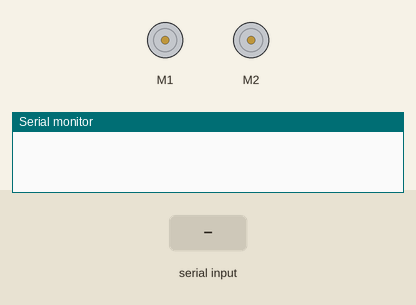
The sketch below on a simulated Arduino Uno, built with avr-gcc and run on an emulated ATmega328P. On the bench: 2 × DC motor (green arrow = forward, orange = backward, longer = faster), the last lines printed to the serial monitor. The inputs (shaded band) are chosen by the test bench.

Above: at 1.5 s.
1.6 s: "A" received over Serial
At 2.0 s:
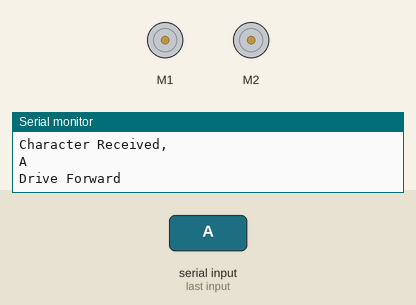
3.2 s: "B" received over Serial
At 4.4 s:
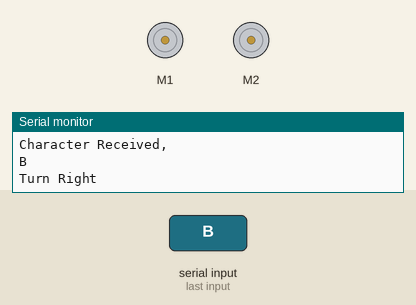
4.8 s: "C" received over Serial
At 5.6 s:
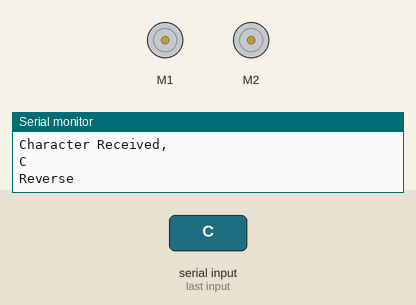
6.4 s: "D" received over Serial
At 6.8 s:
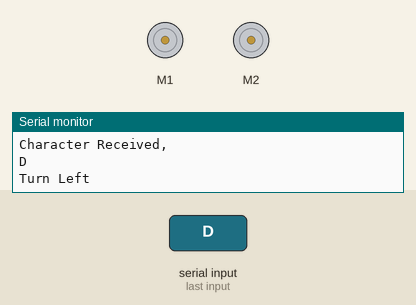
Timing chart, 0 to 9.4 s (numbered marks = the images above; inputs shaded):
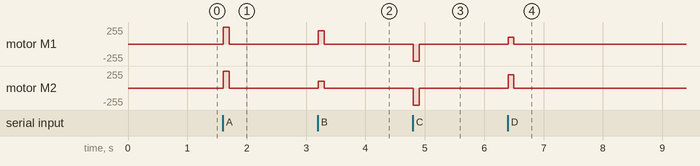

The sketch:

B2_HW-Serial_Wireless_Controlled_RedBot.ino
```cpp
/***********************************************************************
  HW-Serial Wireless Controlled RedBot
  Written by: Ho Yun Bobby Chan
  Date: 1/18/19
  SparkFun Electronics

  The first step to controlling the RedBot remotely is to first drive it
  from the Serial Monitor in a tethered setup. After uploading this sketch,
  keep the RedBot tethered to your computer with the USB cable. Flip the
  switches to the respective sides: MOTOR => RUN and POWER => ON. You
  will also need to have UART flipped to the XBee_HW_Serial side.

  Open up the Serial Monitor to send commands to the RedBot to move. This
  is useful for determining if the motors are wired correctly.

  A = forward
  B = forward turn right
  C = reverse
  D = forward turn left

  If your motors are not moving forward when you send the forward command,
  simply flip the wiring. You can adjust the code but that would require
  adjusting more than one line of code. This does not account for motor
  intensity like the example that is used with the Wireless Joystick Example
  and RedBot Experiment 9.

  If you have not already, follow the RedBot Assembly Guide
  https://learn.sparkfun.com/tutorials/assembly-guide-for-redbot-with-shadow-chassis

  Then insert the second XBee into RedBot mainboard. This assumes that you are
  using the hardware serial port so you will need to ensure that the switch
  for the XBee is flipped to the XBEE_HW_SERIAL side.

  WARNING: Make sure to flip the switch to the XBEE_SW_SERIAL when
  you are uploading to the RedBot Mainboard. You will have issues uploading
  code and possibly brick your XBee.

  This sketch was written by SparkFun Electronics, with lots of help from
  the Arduino community. This code is completely free for any use.

***********************************************************************/

#include <RedBot.h>  //include library
RedBotMotors motors; //make instance of RedBot
char data;  // variable for holding incoming data from XBee to Arduino

//LED to check if the LED is initialized.
const int status_LED = 13;

void setup(void)
{
  Serial.begin(9600);// Initialize HW for Serial Monitor for DEBUGGING and receiving serial

  //Status LED to see if the EL Sequencer is initializing
  for (int i = 0; i < 3; i++) {
    digitalWrite(status_LED, HIGH);//set Status LED on
    delay(50);
    digitalWrite(status_LED, LOW); //set Status LED off
    delay(50);
  }

}

void loop(void)
{
  // if there is data coming in on the Serial Monitor, do something with it.
  if (Serial.available())  {
    data = Serial.read();//store received value into variable
    Serial.println("Character Received, ");
    Serial.print(data); //send it out to serial monitor
    Serial.println();

    if (data == 'A') {
      Serial.println("Drive Forward");
      digitalWrite(status_LED, HIGH); //turn ON Status LED

      motors.drive(255); //forward
    }
    else if (data == 'B') {
      Serial.println("Turn Right");
      digitalWrite(status_LED, HIGH); //turn ON Status LED

      motors.leftMotor(-200); // Turn on left motor power (motorPower = )
      motors.rightMotor(100); // Turn on right motor power (motorPower = )
    }
    else if (data == 'C') {
      Serial.println("Reverse");
      digitalWrite(status_LED, HIGH); //turn ON Status LED

      motors.drive(-255); //reverse
    }
    else if (data == 'D') {
      Serial.println("Turn Left");
      digitalWrite(status_LED, HIGH); //turn ON Status LED

      motors.leftMotor(-100); // Turn on left motor power (motorPower = )
      motors.rightMotor(200); // Turn on right motor power (motorPower = )
    }
    else {
      //nothing was received, do nothing
    }

    delay(100); // short pause so we are not constantly receiving characters
    motors.stop();//turn off motors
    digitalWrite(status_LED, LOW); //turn LOW Status LED
  }
}
```

Measured:
- after the input at 1.6 s, motor M1, motor M2: stopped → forward 255/255 at once, → stopped 0.10 s later
- after the input at 3.2 s, motor M1: stopped → forward 199/255 at once, → stopped 0.10 s later; motor M2: stopped → forward 99/255 at once, → stopped 0.10 s later
- after the input at 4.8 s, motor M1, motor M2: stopped → backward 255/255 at once, → stopped 0.10 s later
- after the input at 6.4 s, motor M1: stopped → forward 99/255 at once, → stopped 0.10 s later; motor M2: stopped → forward 199/255 at once, → stopped 0.10 s later
